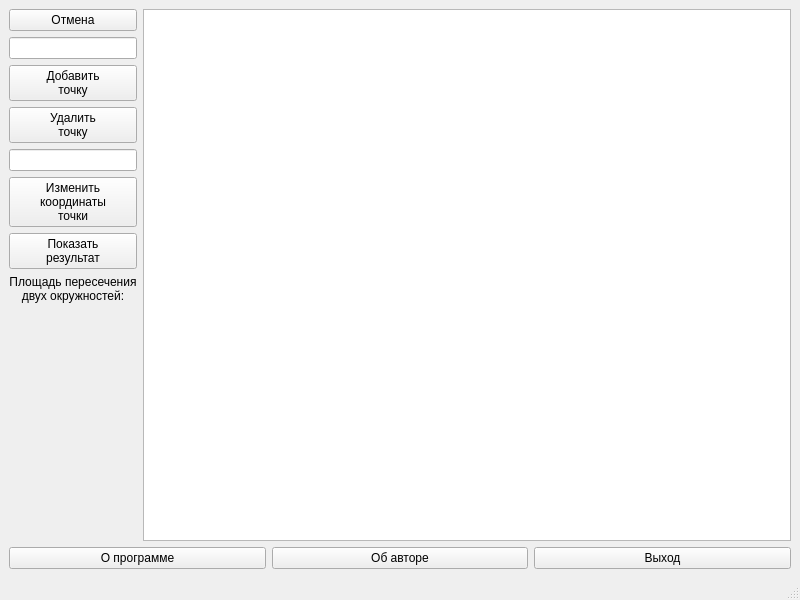
<?xml version="1.0" encoding="UTF-8"?>
<ui version="4.0">
 <class>MainWindow</class>
 <widget class="QMainWindow" name="MainWindow">
  <property name="geometry">
   <rect>
    <x>0</x>
    <y>0</y>
    <width>800</width>
    <height>600</height>
   </rect>
  </property>
  <property name="windowTitle">
   <string>Лабораторная работа №1</string>
  </property>
  <widget class="QWidget" name="centralwidget">
   <layout class="QFormLayout" name="formLayout">
    <item row="0" column="0">
     <layout class="QVBoxLayout" name="verticalLayout">
      <item>
       <widget class="QPushButton" name="pushButton_cancel">
        <property name="text">
         <string>Отмена</string>
        </property>
       </widget>
      </item>
      <item>
       <widget class="QLineEdit" name="lineEdit_add"/>
      </item>
      <item>
       <widget class="QPushButton" name="pushButton_add_dot">
        <property name="text">
         <string>Добавить
точку</string>
        </property>
       </widget>
      </item>
      <item>
       <widget class="QPushButton" name="pushButton_del_dot">
        <property name="text">
         <string>Удалить
точку</string>
        </property>
       </widget>
      </item>
      <item>
       <widget class="QLineEdit" name="lineEdit_change"/>
      </item>
      <item>
       <widget class="QPushButton" name="pushButton_chance_dot">
        <property name="text">
         <string>Изменить
координаты
точки</string>
        </property>
       </widget>
      </item>
      <item>
       <widget class="QPushButton" name="pushButton_result">
        <property name="text">
         <string>Показать
результат</string>
        </property>
       </widget>
      </item>
      <item>
       <widget class="QLabel" name="label">
        <property name="text">
         <string>Площадь пересечения
двух окружностей:
</string>
        </property>
        <property name="textFormat">
         <enum>Qt::AutoText</enum>
        </property>
        <property name="alignment">
         <set>Qt::AlignCenter</set>
        </property>
       </widget>
      </item>
      <item>
       <spacer name="verticalSpacer">
        <property name="orientation">
         <enum>Qt::Vertical</enum>
        </property>
        <property name="sizeHint" stdset="0">
         <size>
          <width>20</width>
          <height>40</height>
         </size>
        </property>
       </spacer>
      </item>
     </layout>
    </item>
    <item row="0" column="1">
     <widget class="QGraphicsView" name="graphicsView"/>
    </item>
    <item row="1" column="0" colspan="2">
     <layout class="QHBoxLayout" name="horizontalLayout">
      <item>
       <widget class="QPushButton" name="pushButton_app_info">
        <property name="text">
         <string>О программе</string>
        </property>
       </widget>
      </item>
      <item>
       <widget class="QPushButton" name="pushButton_author_info">
        <property name="text">
         <string>Об авторе</string>
        </property>
       </widget>
      </item>
      <item>
       <widget class="QPushButton" name="pushButton_exit">
        <property name="text">
         <string>Выход</string>
        </property>
       </widget>
      </item>
     </layout>
    </item>
   </layout>
  </widget>
  <widget class="QMenuBar" name="menubar">
   <property name="geometry">
    <rect>
     <x>0</x>
     <y>0</y>
     <width>800</width>
     <height>25</height>
    </rect>
   </property>
  </widget>
  <widget class="QStatusBar" name="statusbar"/>
 </widget>
 <resources/>
 <connections/>
</ui>
